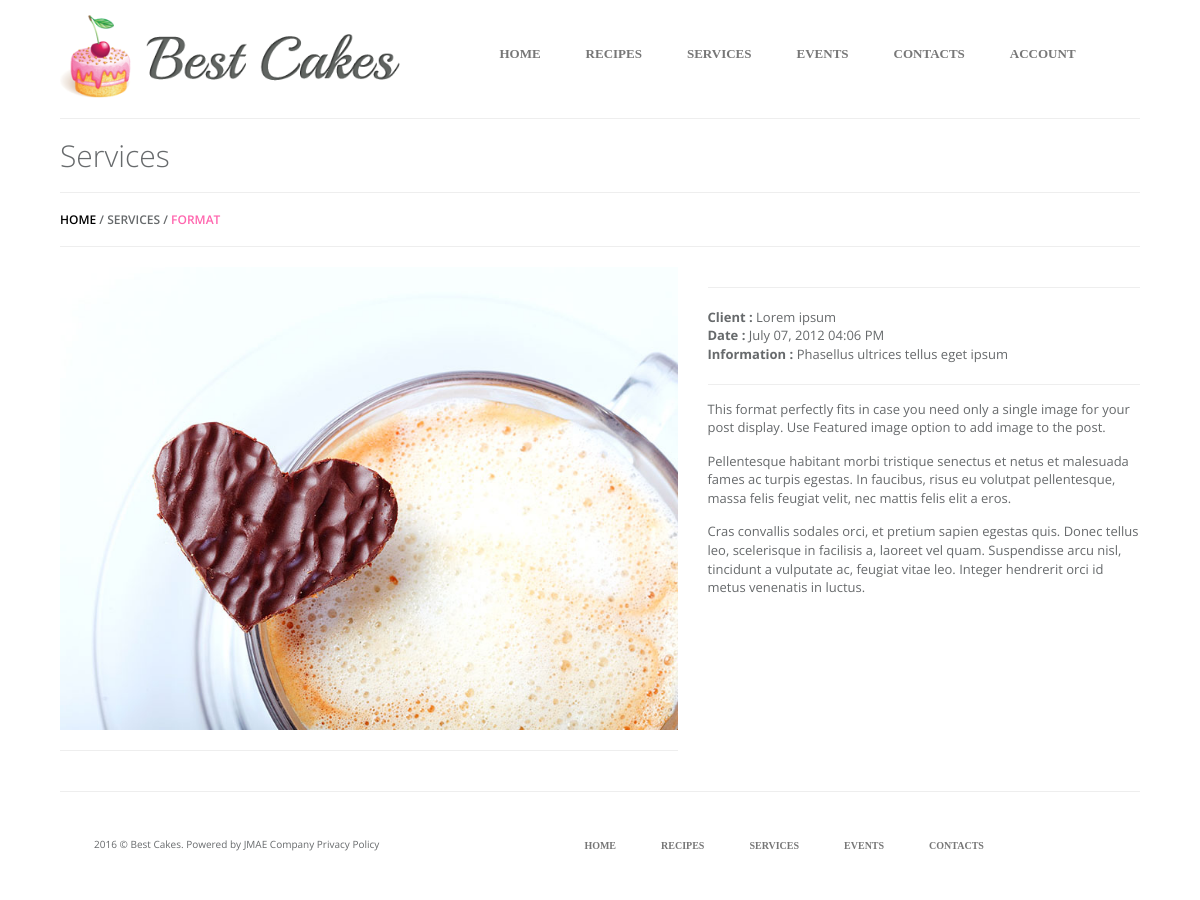
Page /services/format/1 on the committed database.
### tables this page shows
CREATE TABLE `services` (
  `NO` int(11) NOT NULL,
  `CLIENT` varchar(100) NOT NULL,
  `DATE` varchar(100) NOT NULL,
  `INFO` varchar(1000) NOT NULL,
  `DESCRIPTION` varchar(5000) NOT NULL,
  `FORMAT` varchar(100) NOT NULL,
  `IMAGEVIDEOURL` varchar(500) NOT NULL
);

### application/models/Services_model.php (called while the page is built, shortened)
<?php
class Services_model extends CI_Model
{
	public $table 				= "services";
	public $dbno 					= "NO";
	function get_specific_services($no){
		$row = 	$this->db->where($this->dbno, $no)
						 ->get($this->table);
		return $row->result();
	}
}

### application/controllers/Services.php (called while the page is built, shortened)
<?php
class Services extends CI_Controller
{
	public function __construct()
    {
        $this->load->model('Users_model');
        $this->load->model('Services_model');
    }
	public function format($no)
	{
		$details = array (
			'services_content_db'	=>	$this->Services_model->get_specific_services($no),
			'curpage'				=>	'services',
			'servicesformat'		=>	'yes'
		);
		$data['content'] = $this->load->view('user/services/template_services.php',$details,TRUE);
		$data['curpage']	=	"services";
		$data['title']		=	"Services";
		$this->load->view('template.php', $data);
	}
}

### index.php (called while the page is built, shortened)
<?php
require_once BASEPATH.'core/CodeIgniter.php';

### application/views/user/services/template_format_right.php (the view)
<?php
	foreach($services_content_db as $cont) {
?>
		<hr/>
		<div><span style="font-weight: bold;">Client : </span><?php echo $cont->CLIENT; ?></div>
		<div><span style="font-weight: bold;">Date : </span><?php echo $cont->DATE; ?></div>
		<div><span style="font-weight: bold;">Information : </span><?php echo $cont->INFO; ?></div>
		<hr style="margin-bottom: 0px;"/>
		<?php
			$descript = explode('|', $cont->DESCRIPTION);
			foreach ($descript as $x) {
		?>
			<div class="pad-top-fiften"><?php echo $x;?></div>
		<?php
			}
		?>
<?php
	}
?>

### application/views/user/services/template_format_left.php
<?php
	foreach($services_content_db as $cont) {
?>
	<?php if($cont->FORMAT == "VIDEO FORMAT") { ?>
				<div class="embed-responsive embed-responsive-4by3">
		    		<iframe class="embed-responsive-item" src="<?php echo base_url(); ?>public/img/<?php echo $cont->IMAGEVIDEOURL; ?>" frameborder="0" allowfullscreen></iframe>
				</div>
	<?php }else{ ?>
				<img src="<?php echo base_url(); ?>public/img/<?php echo $cont->IMAGEVIDEOURL; ?>" class="img-responsive cursor-pointer" data-toggle="modal" data-target="#modalImageVideo"/>
	<?php } ?>
<?php
	}
?>
<hr/>

### public/css/style_user.css (style rules this page uses)
body { background-color: #ffffff; background-image: url('/design2/public/img/wooden.jpg'); }
.cursor-pointer { cursor:pointer; }
.pad-top-fiften { padding-top: 15px; }

### rows in the picture
services: IMAGEVIDEOURL (picture), CLIENT "Lorem ipsum", DATE "July 07, 2012 04:06 PM", INFO "Phasellus ultrices tellus eget ipsum", DESCRIPTION "This format perfectly fits in case you need only a single image for your post display. Use Featured image option to add image to the post.", DESCRIPTION "Pellentesque habitant morbi tristique senectus et netus et malesuada fames ac turpis egestas. In faucibus, risus eu volutpat pellentesque, massa felis feugiat velit, nec mattis felis elit a eros.", DESCRIPTION "Cras convallis sodales orci, et pretium sapien egestas quis. Donec tellus leo, scelerisque in facilisis a, laoreet vel quam. Suspendisse arcu nisl, tincidunt a vulputate ac, feugiat vitae leo. Integer hendrerit orci id metus venenatis in luctus."
